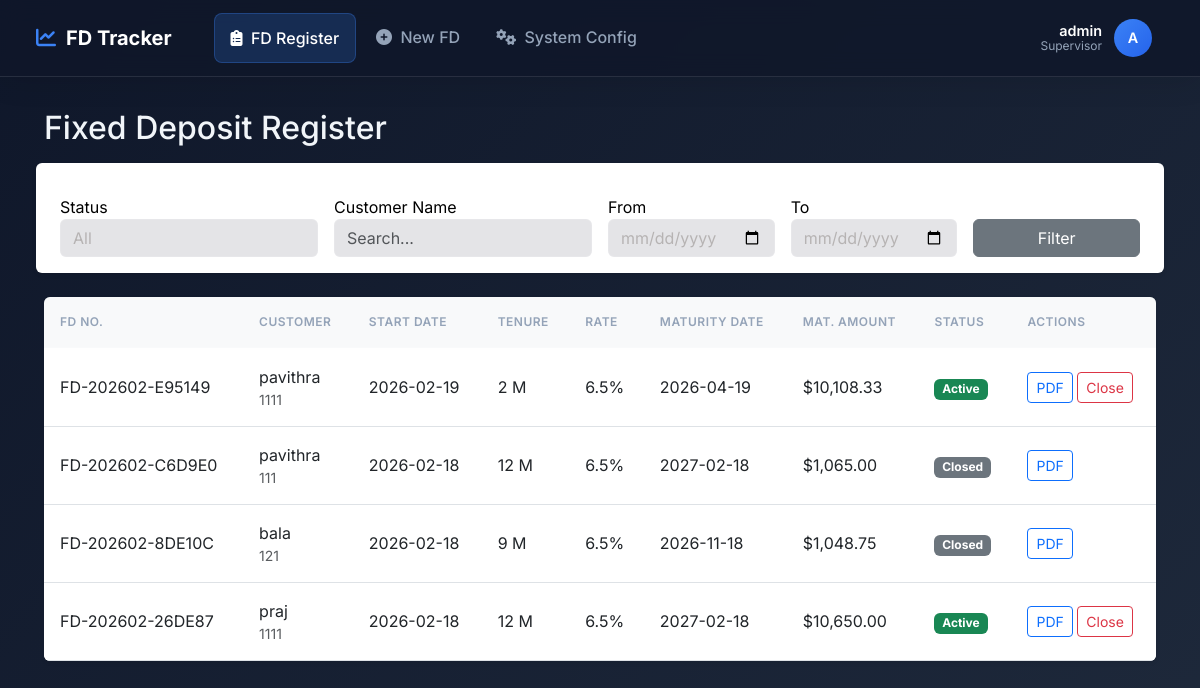
The page /dashboard (signed in) on the database its author committed.
### app.py (models this page shows, shortened)
class User(UserMixin, db.Model):
    id = db.Column(db.Integer, primary_key=True)
    username = db.Column(db.String(150), unique=True, nullable=False)
    password_hash = db.Column(db.String(200), nullable=False)
    role = db.Column(db.String(50), nullable=False)  # 'officer' or 'supervisor'

class FixedDeposit(db.Model):
    id = db.Column(db.Integer, primary_key=True)
    fd_number = db.Column(db.String(50), unique=True, nullable=True)
    customer_name = db.Column(db.String(150), nullable=False)
    customer_id = db.Column(db.String(50), nullable=False)
    id_type = db.Column(db.String(50), nullable=False)
    id_number = db.Column(db.String(50), nullable=False)
    principal = db.Column(db.Float, nullable=False)
    tenure_months = db.Column(db.Integer, nullable=False)
    interest_rate = db.Column(db.Float, nullable=False)
    start_date = db.Column(db.Date, nullable=False)
    maturity_date = db.Column(db.Date, nullable=False)
    maturity_amount = db.Column(db.Float, nullable=False)
    status = db.Column(db.String(20), default='active')
    is_locked = db.Column(db.Boolean, default=False)
    closure_date = db.Column(db.Date, nullable=True)
    closure_amount = db.Column(db.Float, nullable=True)
    penalty_applied = db.Column(db.Float, nullable=True)

### app.py (the view)
@app.route('/dashboard')
@login_required
def dashboard():
    status_filter = request.args.get('status', 'all')
    customer_search = request.args.get('customer', '')
    date_from = request.args.get('from', '')
    date_to = request.args.get('to', '')
    query = FixedDeposit.query
    if status_filter != 'all':
        query = query.filter_by(status=status_filter)
    if customer_search:
        query = query.filter(FixedDeposit.customer_name.ilike(f'%{customer_search}%'))
    if date_from:
        query = query.filter(FixedDeposit.start_date >= datetime.strptime(date_from, '%Y-%m-%d').date())
    if date_to:
        query = query.filter(FixedDeposit.start_date <= datetime.strptime(date_to, '%Y-%m-%d').date())
    fds = query.order_by(FixedDeposit.start_date.desc()).all()
    return render_template('dashboard.html', fds=fds, status_filter=status_filter, customer_search=customer_search, date_from=date_from, date_to=date_to)

### app.py (called while the page is built)
@login_manager.user_loader
def load_user(user_id):
    return User.query.get(int(user_id))

### templates/dashboard.html (shortened to what this page needs)
{% extends "base.html" %}
{% block content %}
<h2>Fixed Deposit Register</h2>
<br>
<form method="GET" class="row g-3 mb-4 bg-white p-3 rounded shadow-sm">
    <div class="col-md-3">
        <label style="color: black;">Status</label>
        <select name="status" class="form-select">
            <option value="all" {% if status_filter == 'all' %}selected{% endif %}>All</option>
        </select>
    </div>
    <div class="col-md-3">
        <label style="color: black;">Customer Name</label>
        <input type="text" name="customer" value="{{ customer_search }}" class="form-control" placeholder="Search...">
    </div>
    <div class="col-md-2">
        <label style="color: black;">From</label>
        <input type="date" name="from" value="{{ date_from }}" class="form-control">
    </div>
    <div class="col-md-2">
        <label style="color: black;">To</label>
        <input type="date" name="to" value="{{ date_to }}" class="form-control">
    </div>
    <div class="col-md-2 align-self-end">
        <button type="submit" class="btn btn-secondary w-100">Filter</button>
    </div>
</form>
<div class="table-responsive bg-white shadow-sm rounded">
    <table class="table table-hover mb-0">
        <thead class="table-light">
            <tr>
                <th>FD No.</th>
                <th>Customer</th>
                <th>Start Date</th>
                <th>Tenure</th>
                <th>Rate</th>
                <th>Maturity Date</th>
                <th>Mat. Amount</th>
                <th>Status</th>
                <th>Actions</th>
            </tr>
        </thead>
        <tbody>
            {% for fd in fds %}
            <tr>
                <td>{{ fd.fd_number }}</td>
                <td>{{ fd.customer_name }} <small class="d-block text-muted">{{ fd.customer_id }}</small></td>
                <td>{{ fd.start_date }}</td>
                <td>{{ fd.tenure_months }} M</td>
                <td>{{ fd.interest_rate }}%</td>
                <td>{{ fd.maturity_date }}</td>
                <td>${{ "{:,.2f}".format(fd.maturity_amount) }}</td>
                <td>
                    {% if fd.status == 'active' %}
                        <span class="badge bg-success">Active</span>
                    {% else %}
                        <span class="badge bg-secondary">Closed</span>
                    {% endif %}
                </td>
                <td>
                    <a href="{{ url_for('download_receipt', fd_id=fd.id) }}" class="btn btn-sm btn-outline-primary">PDF</a>
                    {% if fd.status == 'active' %}
                        <a href="{{ url_for('premature_close_fd', fd_id=fd.id) }}" class="btn btn-sm btn-outline-danger">Close</a>
                    {% endif %}
                </td>
            </tr>
            {% else %}
            <tr><td colspan="9" class="text-center py-4">No Fixed Deposits found.</td></tr>
            {% endfor %}
        </tbody>
    </table>
</div>
{% endblock %}

### templates/base.html (shortened to what this page needs)
<!DOCTYPE html>
<html lang="en">
<head>
    <link href="https://cdn.jsdelivr.net/npm/bootstrap@5.3.0/dist/css/bootstrap.min.css" rel="stylesheet">
    <link rel="stylesheet" href="https://cdnjs.cloudflare.com/ajax/libs/font-awesome/6.4.0/css/all.min.css">
</head>
<body>
    <nav class="navbar navbar-expand-lg sticky-top">
        <div class="container-fluid">
            <a class="navbar-brand" href="{{ url_for('dashboard') }}">
                <i class="fas fa-chart-line"></i>
                <span>FD Tracker</span>
            </a>
            <div class="collapse navbar-collapse" id="navbarNav">
                <ul class="navbar-nav me-auto mb-2 mb-lg-0 ms-lg-4">
                    <li class="nav-item">
                        <a class="nav-link {{ 'active' if request.endpoint == 'dashboard' else '' }}" href="{{ url_for('dashboard') }}">
                            <i class="fas fa-clipboard-list me-1"></i> FD Register
                        </a>
                    </li>
                    <li class="nav-item">
                        <a class="nav-link {{ 'active' if request.endpoint == 'create_fd' else '' }}" href="{{ url_for('create_fd') }}">
                            <i class="fas fa-plus-circle me-1"></i> New FD
                        </a>
                    </li>
                    {% if current_user.role == 'supervisor' %}
                    <li class="nav-item">
                        <a class="nav-link {{ 'active' if request.endpoint == 'admin_settings' else '' }}" href="{{ url_for('admin_settings') }}">
                            <i class="fas fa-cogs me-1"></i> System Config
                        </a>
                    </li>
                    {% endif %}
                </ul>
                <div class="dropdown">
                    <div class="user-dropdown" type="button" id="userMenu" data-bs-toggle="dropdown" aria-expanded="false">
                        <div class="user-info d-none d-md-block">
                            <div class="user-name">{{ current_user.username }}</div>
                            <div class="user-role text-capitalize">{{ current_user.role }}</div>
                        </div>
                        <div class="user-avatar">
                            {{ current_user.username[0]|upper }}
                        </div>
                    </div>
                </div>
            </div>
        </div>
    </nav>
    <div class="main-content">
        <div class="container-fluid">
            {% block content %}{% endblock %}
        </div>
    </div>
</body>
</html>

### templates/base.html (style rules this page uses)
:root { --primary-bg: linear-gradient(135deg, #0f172a 0%, #1e293b 100%); --accent-color: #3b82f6; --glass-bg: rgba(255, 255, 255, 0.05); --glass-border: rgba(255, 255, 255, 0.1); --text-primary: #f1f5f9; --text-secondary: #94a3b8; }
body { background: var(--primary-bg); font-family: 'Inter', sans-serif; color: var(--text-primary); min-height: 100vh; }
.navbar { background: rgba(15, 23, 42, 0.8); backdrop-filter: blur(12px); -webkit-backdrop-filter: blur(12px); border-bottom: 1px solid var(--glass-border); padding: 0.8rem 1.5rem; min-height: 65px; box-shadow: 0 4px 30px rgba(0, 0, 0, 0.1); }
.navbar-brand { font-weight: 700; color: #fff !important; display: flex; align-items: center; gap: 10px; font-size: 1.25rem; }
.navbar-brand i { color: var(--accent-color); }
.nav-link { color: var(--text-secondary) !important; font-weight: 500; padding: 0.75rem 1rem !important; border-radius: 8px; transition: all 0.2s; margin: 0 2px; }
.nav-link.active { color: #fff !important; background: rgba(59, 130, 246, 0.2); border: 1px solid rgba(59, 130, 246, 0.3); }
.user-dropdown { display: flex; align-items: center; gap: 12px; cursor: pointer; padding: 6px 12px; border-radius: 8px; transition: background 0.2s; }
.user-avatar { width: 38px; height: 38px; border-radius: 50%; background: linear-gradient(135deg, #3b82f6, #2563eb); display: flex; align-items: center; justify-content: center; color: white; font-weight: 600; font-size: 0.9rem; }
.user-info { text-align: right; line-height: 1.2; }
.user-name { font-weight: 600; font-size: 0.9rem; color: #fff; }
.user-role { font-size: 0.75rem; color: var(--text-secondary); }
.main-content { padding: 2rem; }
.table { color: var(--text-primary); margin-bottom: 0; }
.table thead th { background: rgba(233, 234, 237, 0.3); color: var(--text-secondary); border-bottom: 2px solid var(--glass-border); font-weight: 600; text-transform: uppercase; font-size: 0.75rem; letter-spacing: 0.5px; padding: 1rem; }
.table tbody td { border-top: 1px solid var(--glass-border); vertical-align: middle; padding: 1rem; }
.form-control, .form-select { background: rgba(210, 211, 215, 0.6); border: 1px solid var(--glass-border); color: #b6b3b3; }

### rows shown on the page
User: username "admin", role "Supervisor", username "A"
FixedDeposit: fd_number "FD-202602-E95149", customer_name "pavithra", customer_id "1111", start_date "2026-02-19", tenure_months "2", interest_rate "6.5", maturity_date "2026-04-19", maturity_amount "10,108.33", status "Active"
FixedDeposit: fd_number "FD-202602-C6D9E0", customer_name "pavithra", customer_id "111", start_date "2026-02-18", tenure_months "12", interest_rate "6.5", maturity_date "2027-02-18", maturity_amount "1,065.00", status "Closed"
FixedDeposit: fd_number "FD-202602-8DE10C", customer_name "bala", customer_id "121", start_date "2026-02-18", tenure_months "9", interest_rate "6.5", maturity_date "2026-11-18", maturity_amount "1,048.75", status "Closed"
FixedDeposit: fd_number "FD-202602-26DE87", customer_name "praj", customer_id "1111", start_date "2026-02-18", tenure_months "12", interest_rate "6.5", maturity_date "2027-02-18", maturity_amount "10,650.00", status "Active"
